Frame 1 (no input): blank canvas, image omitted
Frame 60 (the mouse pressed at the canvas centre just before this capture): blank canvas, image omitted
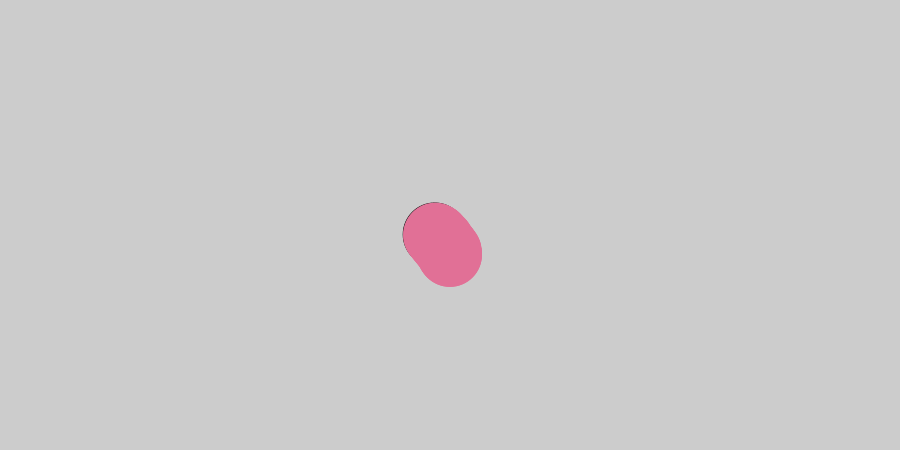
Frame 120 (the mouse held since frame 60 and released just before this capture)

The Processing sketch whose frames 1 and 60 were blank and that drew this single picture after the mouse press (run headless with seeded random() and noise(); from frame 60 on, the mouse is pressed at the canvas centre):

// Processing sketch: processing_51989
// ── processing_51989.pde

// Example 09-01 + 09-02 + 10-10 + 10-09
// Random Stuff


JitterBug bug; // Declare object

void setup() {
  size(900, 450);
  smooth();
  // Create object and pass in parameters
  bug = new JitterBug(width/2, height/2, 15);
}

void draw() {
  bug.move();
  bug.display();
}

class JitterBug {
  float x;
  float y;
  int diameter;
  float speed = .5;
  
  JitterBug(float tempX, float tempY, int tempDiameter) {
    x = tempX;
    y = tempY;
    diameter = tempDiameter;
  }
  
  void move() {
    x += random(-speed, mouseX/250);
    y += random(-speed, 1);
  }
  
  void display() {
    ellipse(x, y, mouseX/7, mouseX/7);
    fill (mouseX/2, mouseY/2, mouseX/3);
    noStroke ();
  }
}
